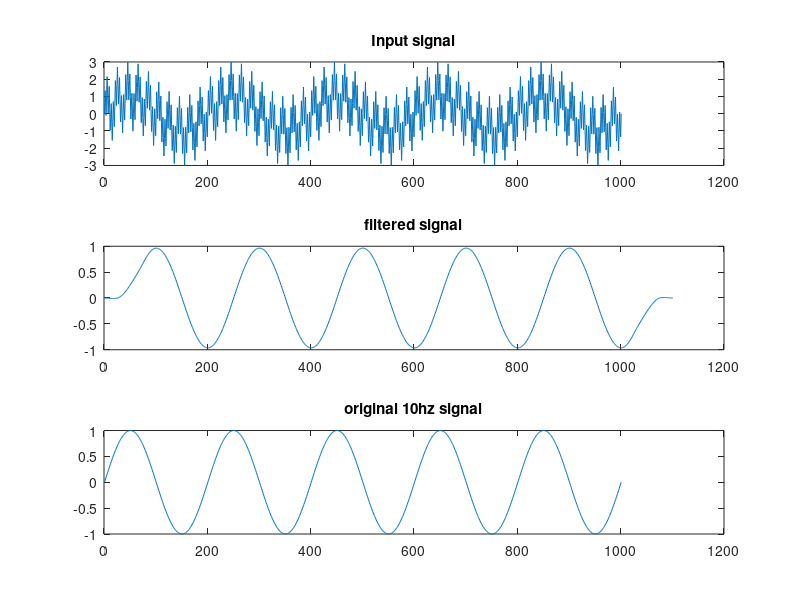

The MATLAB script that drew this image:
clc;
workspace;

format long g;
format compact;

frontSize=2;

t=0:1/2000:0.5;

f1=10;
t1=1/f1;
amp1=1;
signal1= amp1 * sin(2*pi*f1*t);

subplot(4,1,1)
plot(t,signal1)

f2=100;
t2=1/f2;
amp2=1;
signal2= amp2 * sin(2*pi*f2*t);

subplot(4,1,2)
plot(t,signal2)

f3=500;
t3=1/f3;
amp3=1;
signal3= amp3 * sin(2*pi*f3*t);

subplot(4,1,3)
plot(t,signal3)

signal = signal1+signal2+signal3;

subplot(4,1,4)
plot(t,signal)

%cuttoff frequency
fc=70;
%sampling frequency
fs=2000;
%fc/fs is the normalized cuttoff frequency
h=fir1(100,fc/fs);

plot(h);
freqz(h);

filtered_signal= conv(h,signal);

subplot(3,1,1)
plot(signal)
title('Input signal')

subplot(3,1,2)
plot(filtered_signal)
title('filtered signal')

subplot(3,1,3)
plot(signal1)
title('original 10hz signal')


csvwrite('lpf_fc_70hz.txt',h);

csvwrite('_10hz_100hz_500hz_sig.txt',signal);
